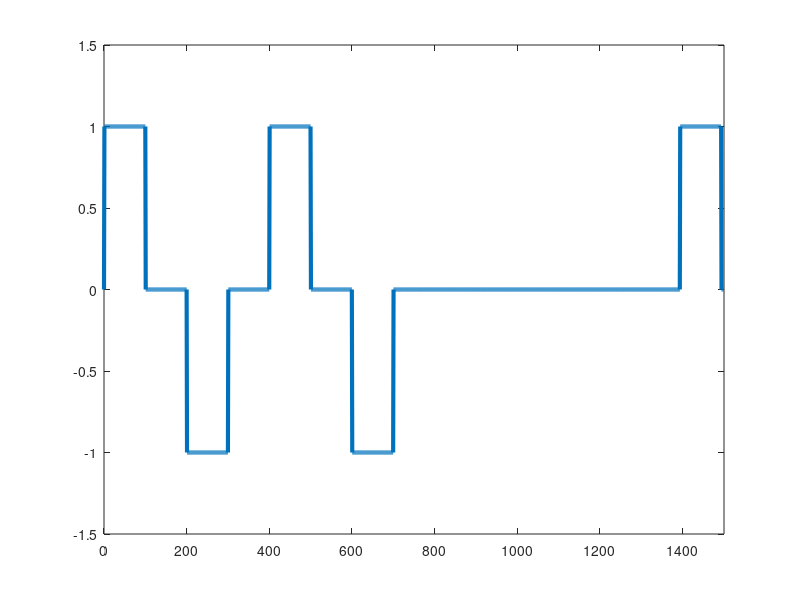

MATLAB code for this plot:
%input_bit = [0 1 0 1 1 0 1 1];
input_bit = [1 1 1 1 1 1 1 1 0 0 0 0 0 0 1];
bit_duration = 100;
time = 0:1:bit_duration*length(input_bit);

% modulatioin
lastLevel = -1;
previous_state = 0;
output_data = [previous_state zeros(1, bit_duration*length(input_bit))];
index = 2;
for i=1:length(input_bit)
  if input_bit(i) == 1
    if previous_state == 0 && lastLevel == -1
      previous_state = 1;
      lastLevel = 1;
    elseif previous_state == 0 && lastLevel == 1
      previous_state = -1;
      lastLevel = -1;
    else
      previous_state = 0;
    endif
    for j=1:bit_duration
      output_data(index) = previous_state;
      index = index + 1;
    endfor
  else
    for j=1:bit_duration-1
      output_data(index) = previous_state;
      index = index + 1;
    endfor
  endif
endfor
plot(time, output_data, 'LineWidth', 3);
xlim([0 length(time)]);
ylim([-1.5 1.5]);


% demodulation
demodulated_data = zeros(1, (length(output_data)-1)/bit_duration);
previous_state = output_data(1);
index = 1;
for i=2:bit_duration:length(output_data)
  if output_data(i)==previous_state
    demodulated_data(index) = 0;
    index = index + 1;
    previous_state = output_data(i);
  else
    demodulated_data(index) = 1;
    index = index + 1;
    previous_state = output_data(i);
  endif
endfor
demodulated_data

% no self synchronization, baseline wondering ache, dc component ache